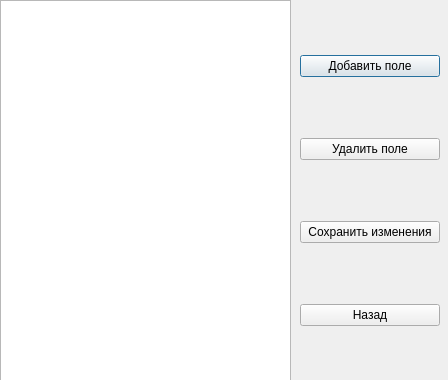
<?xml version="1.0" encoding="UTF-8"?>
<ui version="4.0">
 <class>ClientsCategory</class>
 <widget class="QDialog" name="ClientsCategory">
  <property name="geometry">
   <rect>
    <x>0</x>
    <y>0</y>
    <width>448</width>
    <height>380</height>
   </rect>
  </property>
  <property name="windowTitle">
   <string>Dialog</string>
  </property>
  <widget class="QTableWidget" name="tableWidget_Category">
   <property name="geometry">
    <rect>
     <x>0</x>
     <y>0</y>
     <width>291</width>
     <height>381</height>
    </rect>
   </property>
   <attribute name="horizontalHeaderDefaultSectionSize">
    <number>213</number>
   </attribute>
   <attribute name="verticalHeaderVisible">
    <bool>false</bool>
   </attribute>
  </widget>
  <widget class="QWidget" name="">
   <property name="geometry">
    <rect>
     <x>300</x>
     <y>0</y>
     <width>140</width>
     <height>381</height>
    </rect>
   </property>
   <layout class="QVBoxLayout" name="verticalLayout">
    <item>
     <widget class="QPushButton" name="pushButton_AddRow">
      <property name="text">
       <string>Добавить поле</string>
      </property>
     </widget>
    </item>
    <item>
     <widget class="QPushButton" name="pushButton_DelRow">
      <property name="text">
       <string>Удалить поле</string>
      </property>
     </widget>
    </item>
    <item>
     <widget class="QPushButton" name="pushButton_Save">
      <property name="text">
       <string>Сохранить изменения</string>
      </property>
     </widget>
    </item>
    <item>
     <widget class="QPushButton" name="pushButton_2">
      <property name="text">
       <string>Назад</string>
      </property>
     </widget>
    </item>
   </layout>
  </widget>
 </widget>
 <resources/>
 <connections/>
</ui>
